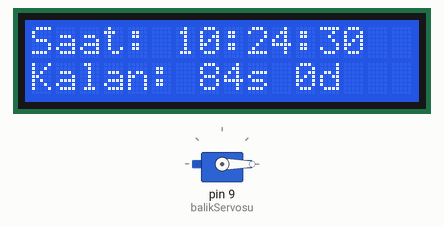
Simulated run of this sketch. Board: Arduino Uno, built with avr-gcc and run on an emulated ATmega328P. Shown: 16×2 character LCD, servo. The local clock reads 2024-03-15 10:24:30 at power-on unless the sketch sets it; EEPROM starts erased.

Above: at 0.2 s.
At 4.4 s:
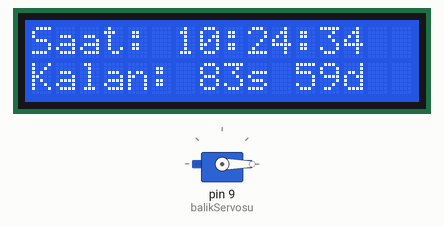
At 9.2 s:
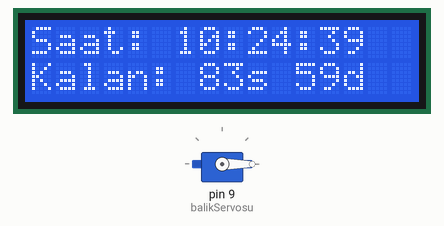
At 19.3 s:
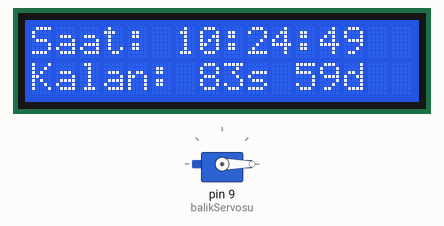
At 28.4 s:
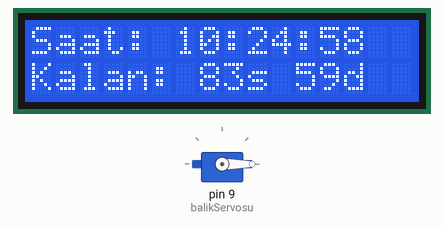
At 38.5 s:
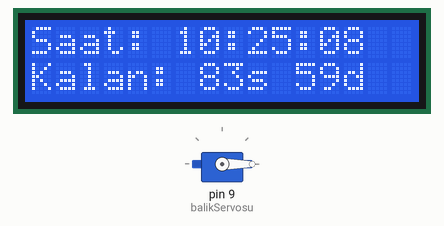

Measured:
- what the display in image 1 shows lasts 1.0 s, from 4.4 s to 5.4 s

The sketch:

balikyemleme-servo-rtc-I2C-2.ino
```cpp
#include <Wire.h>
#include <LiquidCrystal_I2C.h>
#include <Servo.h>
#include <EEPROM.h>

#include <ThreeWire.h>
#include <RtcDS1302.h>

ThreeWire myWire(7, 6, 8);
RtcDS1302<ThreeWire> Rtc(myWire);

LiquidCrystal_I2C lcd(0x27, 16, 2);
Servo balikServosu;

// ---- AYAR ----
const uint32_t YEMLEME_SURESI = 84UL * 3600UL; // 84 saat
const int EEPROM_ADRES = 0;

uint32_t sonYemlemeZamani = 0;

void setup() {
  Serial.begin(9600);

  lcd.init();
  lcd.backlight();

  balikServosu.attach(9);
  balikServosu.write(0);

  Rtc.Begin();

  RtcDateTime compiled = RtcDateTime(__DATE__, __TIME__);

  if (!Rtc.IsDateTimeValid()) {
    Rtc.SetDateTime(compiled);
  }

  if (Rtc.GetIsWriteProtected()) {
    Rtc.SetIsWriteProtected(false);
  }

  if (!Rtc.GetIsRunning()) {
    Rtc.SetIsRunning(true);
  }

  // ---- EEPROM'DAN SON YEMLEME ZAMANINI OKU ----
  EEPROM.get(EEPROM_ADRES, sonYemlemeZamani);

  // EEPROM ilk kez kullanılıyorsa
  if (sonYemlemeZamani == 0 || sonYemlemeZamani > 4000000000UL) {
    RtcDateTime simdi = Rtc.GetDateTime();
    sonYemlemeZamani = simdi.TotalSeconds();
    EEPROM.put(EEPROM_ADRES, sonYemlemeZamani);
  }
}

void loop() {
  RtcDateTime simdi = Rtc.GetDateTime();
  uint32_t simdiSaniye = simdi.TotalSeconds();

  // ---- LCD SAAT ----
  lcd.setCursor(0, 0);
  lcd.print("Saat: ");
  printDigits(simdi.Hour());
  lcd.print(":");
  printDigits(simdi.Minute());
  lcd.print(":");
  printDigits(simdi.Second());

  uint32_t gecenSure = simdiSaniye - sonYemlemeZamani;
  uint32_t kalanSure = (gecenSure >= YEMLEME_SURESI) ? 0 : (YEMLEME_SURESI - gecenSure);

  lcd.setCursor(0, 1);
  lcd.print("Kalan: ");
  lcd.print(kalanSure / 3600);
  lcd.print("s ");
  lcd.print((kalanSure % 3600) / 60);
  lcd.print("d   ");

  // ---- YEMLEME ----
  if (gecenSure >= YEMLEME_SURESI) {
    yemle();
    sonYemlemeZamani = simdiSaniye;
    EEPROM.put(EEPROM_ADRES, sonYemlemeZamani); // KAYDET
  }

  delay(500);
}

void yemle() {
  lcd.clear();
  lcd.setCursor(1, 0);
  lcd.print("YEMLENIYOR!");

  balikServosu.write(90);
  delay(1500);
  balikServosu.write(0);

  lcd.clear();
}

// ---- 0'lı yazdırma ----
void printDigits(int d) {
  if (d < 10) lcd.print("0");
  lcd.print(d);
}
```
